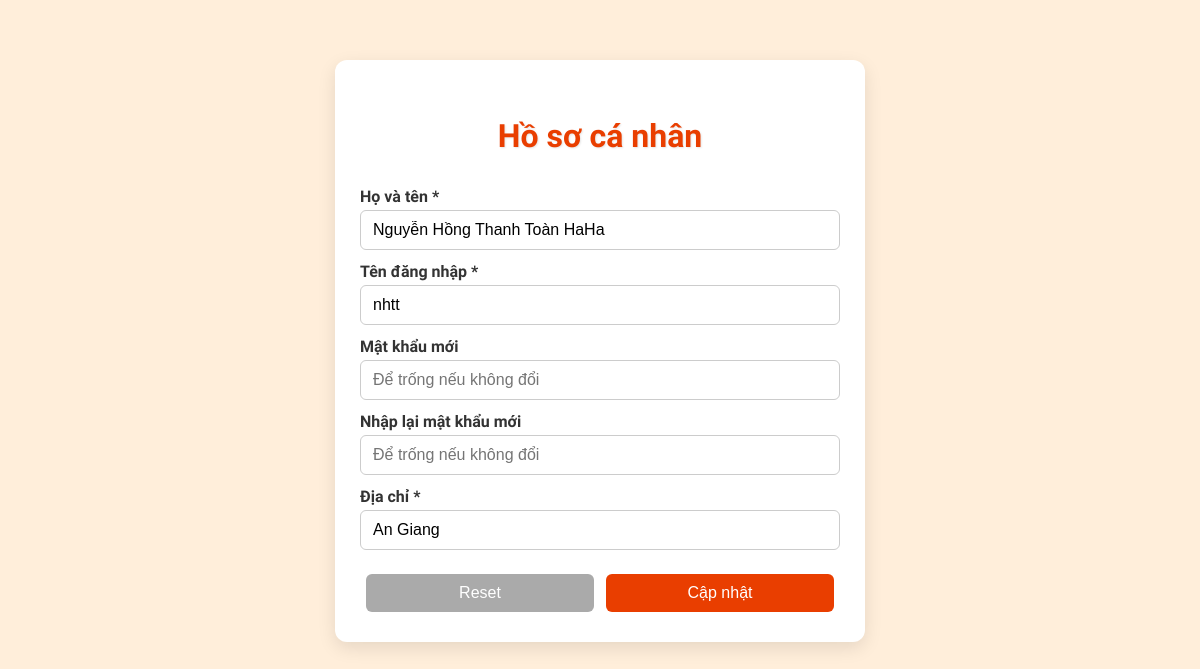
The page /Hamburger/hosocanhan.php (signed in) on the database its author committed.
### tables this page shows
CREATE TABLE IF NOT EXISTS `nguoidung` (
  `MaNguoiDung` int(10) NOT NULL AUTO_INCREMENT,
  `QuyenHan` int(1) NOT NULL,
  `TenNguoiDung` varchar(50) NOT NULL,
  `TenDangNhap` varchar(50) NOT NULL,
  `MatKhau` varchar(100) NOT NULL,
  `DiaChi` text NOT NULL,
  PRIMARY KEY (`MaNguoiDung`)
);

### Hamburger/hosocanhan.php (the view, shortened to what this page needs)
<?php
require 'cauhinh.php';
$ma = intval($_SESSION['MaND']);
$stmt = $connect->prepare("SELECT TenNguoiDung,TenDangNhap,DiaChi FROM nguoidung WHERE MaNguoiDung = ?");
$stmt->bind_param("i", $ma);
$stmt->execute();
$user = $stmt->get_result()->fetch_assoc();
?>
<!DOCTYPE html>
<html lang="vi">
<head>
</head>
<body>
  <div class="container">
    <h2>Hồ sơ cá nhân</h2>
    <form action="index.php?do=hosocanhan_xuly" method="post" id="profileForm">
      <label>Họ và tên *</label>
      <input type="text" name="HoVaTen"
             value="<?php echo htmlspecialchars($user['TenNguoiDung'], ENT_QUOTES); ?>"
             required />
      <label>Tên đăng nhập *</label>
      <input type="text" name="TenDangNhap"
             value="<?php echo htmlspecialchars($user['TenDangNhap'], ENT_QUOTES); ?>"
             required />
      <label>Mật khẩu mới</label>
      <input type="password" name="MatKhau"
             placeholder="Để trống nếu không đổi" />
      <label>Nhập lại mật khẩu mới</label>
      <input type="password" name="MatKhau2"
             placeholder="Để trống nếu không đổi" />
      <label>Địa chỉ *</label>
      <input type="text" name="DiaChi"
             value="<?php echo htmlspecialchars($user['DiaChi'], ENT_QUOTES); ?>"
             required />
      <div class="actions">
        <button type="reset" class="btn btn-reset">Reset</button>
        <button type="submit" class="btn btn-update">Cập nhật</button>
      </div>
    </form>
  </div>
</body>
</html>

### Hamburger/hosocanhan.php (style rules this page uses)
body { background: #ffeeda; font-family: 'Comfortaa', cursive; margin: 0; padding: 0; }
.container { max-width: 480px; margin: 60px auto; background: #fff; padding: 30px 25px; border-radius: 12px; box-shadow: 0 6px 18px rgba(0,0,0,0.1); text-align: center; }
h2 { margin-bottom: 20px; color: #e93e00; font-size: 2rem; text-shadow: 1px 1px 2px rgba(0,0,0,0.1); }
form { display: flex; flex-direction: column; align-items: stretch; }
label { text-align: left; margin: 12px 0 4px; font-weight: 600; color: #333; }
input[type="text"], input[type="password"] { padding: 10px 12px; font-size: 1rem; border: 1px solid #ccc; border-radius: 6px; transition: border-color .2s, box-shadow .2s; }
.actions { display: flex; justify-content: space-between; margin-top: 24px; }
.btn { flex: 1; padding: 10px 0; font-size: 1rem; border: none; border-radius: 6px; cursor: pointer; transition: background .2s, transform .1s; margin: 0 6px; }
.btn-update { background: #e93e00; color: #fff; }
.btn-reset { background: #aaa; color: #fff; }

### rows shown on the page
nguoidung: HoVaTen "Nguyễn Hồng Thanh Toàn HaHa", TenDangNhap "nhtt", DiaChi "An Giang"
